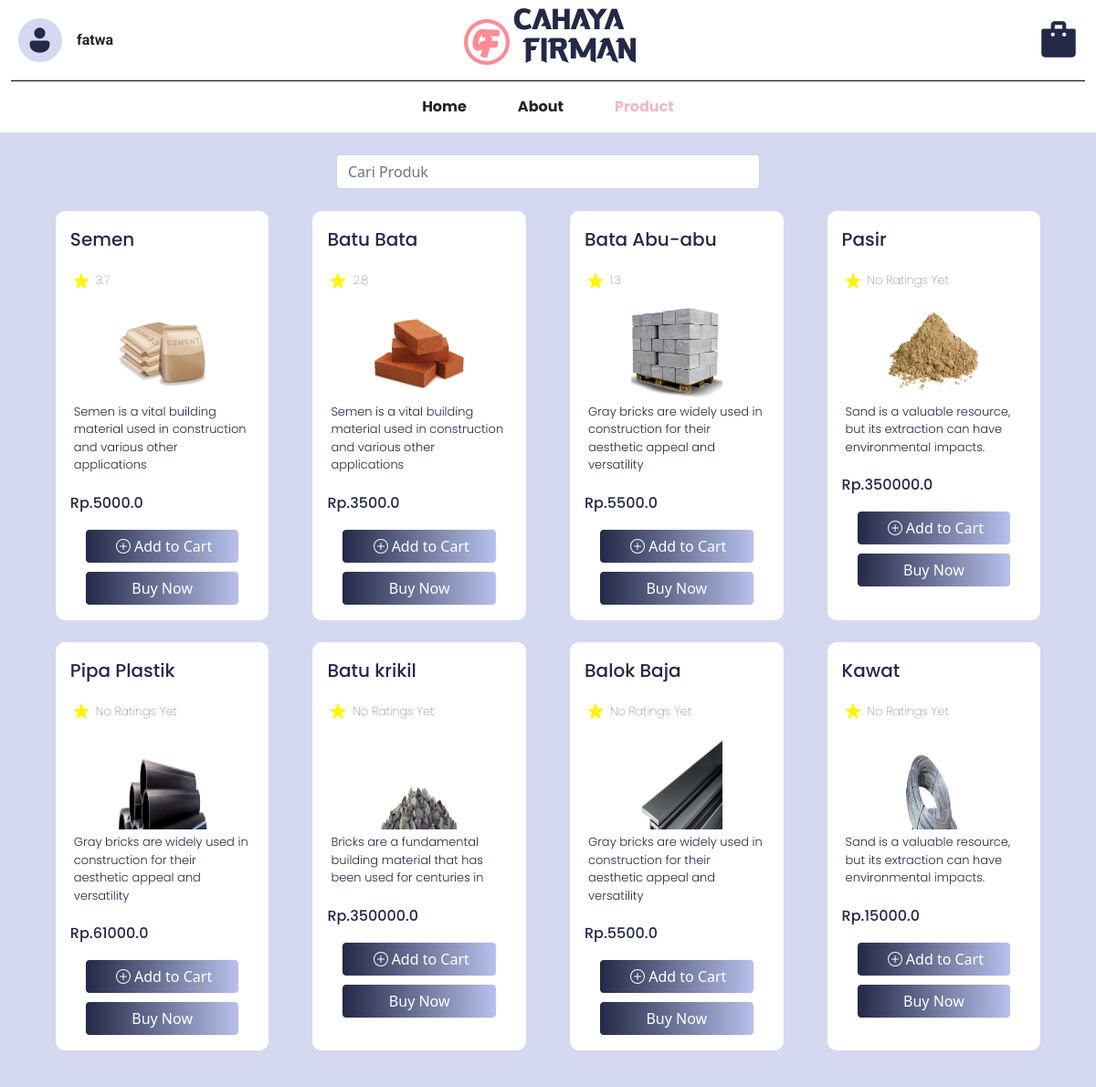
Screenshot of / (signed in) with the database file from the repository.
### models/user.py (models this page shows, shortened)
class User(db.Model, UserMixin):
    id_user = db.Column(db.Integer, primary_key=True)
    username = db.Column(db.String(20), nullable=False, unique=True)
    email = db.Column(db.String(120), nullable=False, unique=True)
    password = db.Column(db.String(80), nullable=False)
    fullname = db.Column(db.String(60), nullable=True, unique=False)
    gender = db.Column(db.CHAR(1), nullable=True, unique=False)
    telephone = db.Column(db.Integer, nullable=True, unique=False)
    address = db.Column(db.String(60), nullable=True, unique=False)
    is_admin = db.Column(db.Boolean, default=False)

### models/product.py (models this page shows)
class Product(db.Model):
    __tablename__ = 'product'
    id_product = db.Column(db.Integer, primary_key=True)
    name = db.Column(db.String(100))
    desc = db.Column(db.String(100))
    category = db.Column(db.String(100))
    quantityInStock = db.Column(db.Integer)
    price = db.Column(db.Float)
    picture = db.Column(db.String(100))

### app.py (the view)
@app.route("/", methods=["GET", "POST"])
def products():
    if  current_user.is_admin:
            flash("You need to log in as a user to access this page.", "danger")
            abort(403)
    barang_list = Product.query.all()
    product_avg_ratings = {}
    for product in barang_list:
        product_reviews = reviews.query.filter_by(id_product=product.id_product).all()
        if product_reviews:
            total_ratings = sum(review.rating for review in product_reviews)
            average_rating = total_ratings / len(product_reviews)
            product_avg_ratings[product.id_product] = average_rating
        else:
            product_avg_ratings[product.id_product] = 0.0
    return render_template("product.html", barang_list=barang_list, user=current_user, product_avg_ratings=product_avg_ratings)

### app.py (called while the page is built)
@login_manager.user_loader
def load_user(user_id):
    return User.query.get(int(user_id))

### templates/product.html (shortened to what this page needs)
<!DOCTYPE html>
<html>
<head>
    <link href="https://cdn.jsdelivr.net/npm/bootstrap@5.0.2/dist/css/bootstrap.min.css" rel="stylesheet"
>
</head>
<body>
    <div class="container-satu">
        <div class="layanan satu d-flex align-items-center">
            <div class="col d-flex justify-content-start" id="profileContainer">
                <div class="d-flex align-items-center p-3 ms-1">
                    <img src="{{ url_for('static', filename='asset/Navbar/profile_user.png') }}" class="img-fluid me-3">
                    <p class="mt-3"> {% if current_user.is_authenticated %}
                        {{ current_user.username }}
                        {% else %}
                        guest
                        {% endif %}</p>
                </div>
            </div>
        </div>
        <div class="layanan dua">
            <div class="col d-flex justify-content-center align-items-center" id="logoCahayaFirmanContainer">
                <img src="{{ url_for('static', filename='asset/Navbar/Logo.png') }}" class="img-fluid">
            </div>
        </div>
        <div class="layanan tiga d-flex align-items-center">
            <div class="col d-flex justify-content-end">
                <div class="d-flex flex-column align-items-center" id="keranjangContainer">
                    <img src="{{ url_for('static', filename='asset/bucket.png') }}" class="img-fluid me-3">
                </div>
            </div>
        </div>
    </div>
    <div class="garis"></div>
    <div class="container d-flex justify-content-center">
        <div class="row">
            <div class="col mx-3 mt-3" id="aboutContainer">
                <p class="teks-bold">About</p>
            </div>
            <div class="col mx-3 mt-3">
                <p class="teks-bold" style="color: #EEBBC3;">Product</p>
            </div>
            <div class="col order-first mx-3 mt-3" id="homeContainer">
                <p class="teks-bold">Home</p>
            </div>
        </div>
    </div>
    <div class="d-flex justify-content-end align-items-center" style="background-color: #d4d8f0;">
        <div class="p-2 bd-highlight mx-auto text-end mt-3" style="width: 40%;">
            <input type="text" id="searchInput" class="form-control" placeholder="Cari Produk">
        </div>
    </div>
    <div class="d-flex flex-wrap justify-content-center p-3" style="background-color: #d4d8f0;">
        {% for barang in barang_list %}
            <div class="p-3 bd-highlight mx-4 mb-4 justify-content-around" data-product-name="{{ barang.name | lower }}">
            <div class="d-flex flex-column bd-highlight">
                <div class="bd-highlight">
                    <p class="fs-5">{{ barang.name }}</p>
                </div>
                <div class="bd-highlight d-flex flex-row">
                    <div class="imgContainer">
                        <img src="{{ url_for('static', filename='asset/Product/star_rating.png') }}">
                    </div>
                    {% if product_avg_ratings[barang.id_product] > 0 %}
                    <p class="rating fw-lighter p-1">{{ "{:.1f}".format(product_avg_ratings[barang.id_product]) }}</p>
                {% else %}
                    <p class="rating fw-lighter p-1">No Ratings Yet</p>
                {% endif %}
                </div>
                <div class="bd-highlight text-center">
                    <a href="/detail_product/{{ barang.id_product }}">
                        <img src="{{ url_for('static', filename='unggah/' + barang.picture) }}"
                            style="width: 100px; height: 100px;" alt="item">
                    </a>
                </div>
                <div class="bd-highlight">
                    <p class="rating fw-light p-1">{{ barang.desc }}</p>
                </div>
                <div class="bd-highlight">
                    <p class="fs-6">Rp.{{ barang.price }}</p>
                </div>
                <div class="bd-highlight mx-3">
                    <div class="d-grid gap-2">
                        <form method="POST" action="{{ url_for('add_to_cart', id_product=barang.id_product) }}">
                            <button type="submit" class="btn btn-light custom-gradient-btn w-100">
                                <div class="d-flex flex-row justify-content-center align-items-center w-100" id="add">
                                    Add to Cart
                                </div>
                            </button>
                        </form>
                        <button class="btn btn-light custom-gradient-btn" type="button">Buy Now</button>
                    </div>
                </div>
            </div>
        </div>
        {% endfor %}
    </div>
</body>
</html>

### templates/product.html (style rules this page uses)
div#add { width: 160px; }
.img-fluid { max-width: 80%; height: auto; }
.garis { height: 1px; width: 98%; margin: 0% auto; background-color: black; }
.teks-bold { font-family: 'Poppins', sans-serif; font-weight: bold; }
.container-satu { width: 100%; margin: 0% auto; display: flex; justify-content: space-between; }
.layanan { width: 30%; }
p.mt-3 { font-family: 'Roboto', sans-serif; font-weight: bold; }
.p-3.bd-highlight.mx-4 { width: 20%; height: auto; background-color: white; border-radius: 10px; }
.bd-highlight p { font-family: 'Poppins', sans-serif; font-weight: 500; color: #232946; }
p.rating { font-family: 'Poppins', sans-serif; color: #232946; font-size: small; }
.custom-gradient-btn { background-image: linear-gradient(to right, #232946, #B8C1EC); color: #fff; border-radius: 5px; }

### rows the page displays
User: username "fatwa"
Product: name "Semen", product_avg_ratings "3.7", picture (picture), desc "Semen is a vital building material used in construction and various other applications", price "5000.0"
Product: name "Batu Bata", id_product "2.8", picture (picture), desc "Semen is a vital building material used in construction and various other applications", price "3500.0"
Product: name "Bata Abu-abu", id_product "1.3", picture (picture), desc "Gray bricks are widely used in construction for their aesthetic appeal and versatility", price "5500.0"
Product: name "Pasir", shows "No Ratings Yet", picture (picture), desc "Sand is a valuable resource, but its extraction can have environmental impacts.", price "350000.0"
Product: name "Pipa Plastik", shows "No Ratings Yet", picture (picture), desc "Gray bricks are widely used in construction for their aesthetic appeal and versatility", price "61000.0"
Product: name "Batu krikil", shows "No Ratings Yet", picture (picture), desc "Bricks are a fundamental building material that has been used for centuries in", price "350000.0"
Product: name "Balok Baja", shows "No Ratings Yet", picture (picture), desc "Gray bricks are widely used in construction for their aesthetic appeal and versatility", price "5500.0"
Product: name "Kawat", shows "No Ratings Yet", picture (picture), desc "Sand is a valuable resource, but its extraction can have environmental impacts.", price "15000.0"
